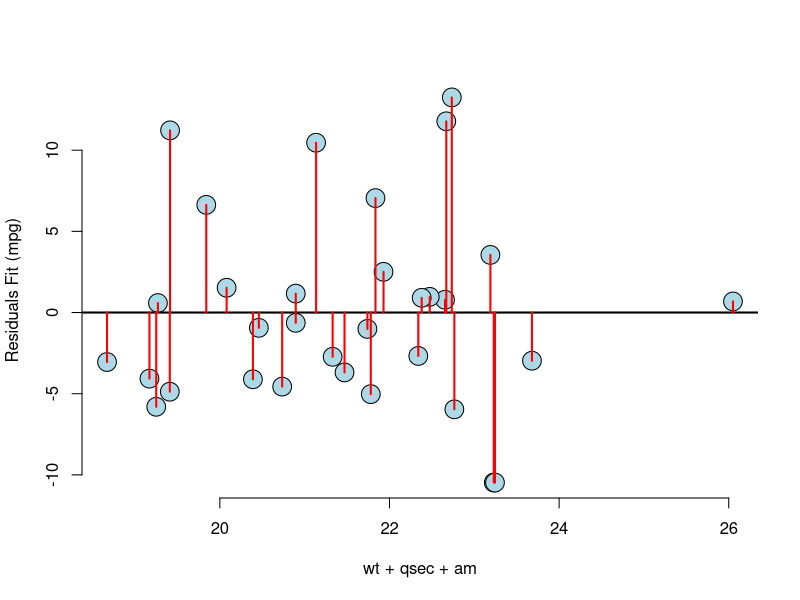
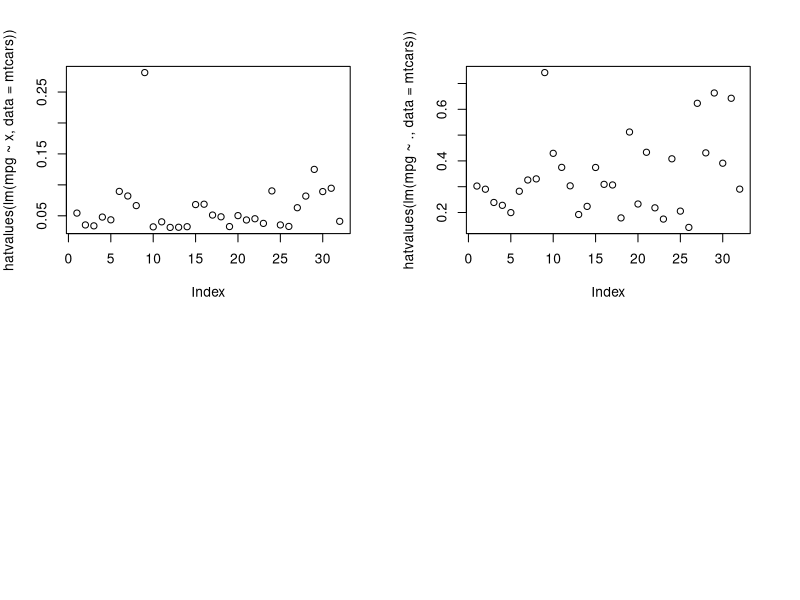

Reproduce these figures in R, in order. (Note: this script raises an error after producing the figures.)
## ---- chunk 1
x <- (mtcars$wt + mtcars$qsec + as.numeric(mtcars$am))
y <- mtcars$mpg
n <- length(y)
fw <- lm(y ~ x, data = mtcars)
coef(summary(fw))
e <- resid(fw);sum(e)
#par(mfrow = c(1,1), mar = c(4,4,4,3)) # set margin
plot(x,e,
     xlab = "wt + qsec + am",
     ylab = "Residuals Fit (mpg)",
     bg = "lightblue",
     col = "black", cex = 2.5, pch = 21, frame = FALSE)
abline(h = 0, lwd = 2)
for(i in 1:n)
        lines(c(x[i], x[i]), c(e[i], 0), col = "red", lwd = 2)
sum(e)
## ---- chunk 2
par(mfrow = c(2,2), mar = c(4,4,4,3)) # set margin
x <- (mtcars$wt + mtcars$qsec + as.numeric(mtcars$am))
y <- mtcars$mpg
n <- length(y)
plot(hatvalues(lm(mpg ~ x, data = mtcars)))
plot(hatvalues(lm(mpg ~ ., data = mtcars)))
plot(hatvalues(fnm6)[order(hatvalues(fnm6), decreasing=TRUE)])
## ---- chunk 3
x <- (mtcars$wt + mtcars$qsec + mtcars$am)
y <- mtcars$mpg
n <- length(y)
f2 <- lm(mpg ~ x, data = mtcars)
plot(dffits(f2))
## ---- chunk 4
x <- (mtcars$wt + mtcars$qsec + as.numeric(mtcars$am))
y <- mtcars$mpg
n <- length(y)
plot(cooks.distance(lm(mpg ~ x, data = mtcars)))
## ---- chunk 5
data("mtcars")
x <- (mtcars$wt + mtcars$qsec + as.numeric(mtcars$am))
y <- mtcars$mpg
n <- length(y)
f2 <- lm(mpg ~ x, data = mtcars)
pressResid1 <- resid(f2)/(1-hatvalues(f2));plot(pressResid1)
## ---- chunk 6
x <- (mtcars$wt + mtcars$qsec + mtcars$am)
y <- mtcars$mpg
n <- length(y)
plot(dfbeta(lm(mpg ~ x, data = mtcars, family = binomial)))
